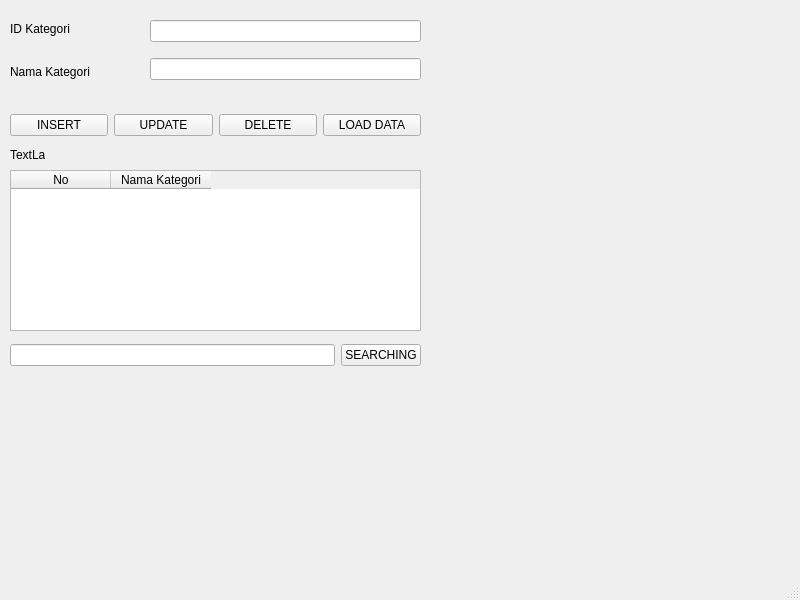
<?xml version="1.0" encoding="UTF-8"?>
<ui version="4.0">
 <class>MainWindow</class>
 <widget class="QMainWindow" name="MainWindow">
  <property name="geometry">
   <rect>
    <x>0</x>
    <y>0</y>
    <width>800</width>
    <height>600</height>
   </rect>
  </property>
  <property name="windowTitle">
   <string>MainWindow</string>
  </property>
  <widget class="QWidget" name="centralwidget">
   <widget class="QLabel" name="label_4">
    <property name="geometry">
     <rect>
      <x>10</x>
      <y>150</y>
      <width>35</width>
      <height>10</height>
     </rect>
    </property>
    <property name="text">
     <string>TextLabel</string>
    </property>
   </widget>
   <widget class="QWidget" name="horizontalLayoutWidget">
    <property name="geometry">
     <rect>
      <x>10</x>
      <y>110</y>
      <width>411</width>
      <height>31</height>
     </rect>
    </property>
    <layout class="QHBoxLayout" name="horizontalLayout">
     <item>
      <widget class="QPushButton" name="pushButton_4">
       <property name="text">
        <string>INSERT</string>
       </property>
      </widget>
     </item>
     <item>
      <widget class="QPushButton" name="pushButton_3">
       <property name="text">
        <string>UPDATE</string>
       </property>
      </widget>
     </item>
     <item>
      <widget class="QPushButton" name="pushButton">
       <property name="text">
        <string>DELETE</string>
       </property>
      </widget>
     </item>
     <item>
      <widget class="QPushButton" name="pushButton_5">
       <property name="text">
        <string>LOAD DATA</string>
       </property>
      </widget>
     </item>
    </layout>
   </widget>
   <widget class="QWidget" name="verticalLayoutWidget_2">
    <property name="geometry">
     <rect>
      <x>150</x>
      <y>10</y>
      <width>271</width>
      <height>80</height>
     </rect>
    </property>
    <layout class="QVBoxLayout" name="verticalLayout_2">
     <item>
      <widget class="QLineEdit" name="lineEdit"/>
     </item>
     <item>
      <widget class="QLineEdit" name="lineEdit_2"/>
     </item>
    </layout>
   </widget>
   <widget class="QWidget" name="verticalLayoutWidget_3">
    <property name="geometry">
     <rect>
      <x>10</x>
      <y>170</y>
      <width>411</width>
      <height>161</height>
     </rect>
    </property>
    <layout class="QVBoxLayout" name="verticalLayout_3">
     <item>
      <widget class="QTableWidget" name="tableWidget">
       <column>
        <property name="text">
         <string>No</string>
        </property>
       </column>
       <column>
        <property name="text">
         <string>Nama Kategori</string>
        </property>
       </column>
      </widget>
     </item>
    </layout>
   </widget>
   <widget class="QWidget" name="verticalLayoutWidget">
    <property name="geometry">
     <rect>
      <x>10</x>
      <y>10</y>
      <width>131</width>
      <height>80</height>
     </rect>
    </property>
    <layout class="QVBoxLayout" name="verticalLayout">
     <item>
      <widget class="QLabel" name="label">
       <property name="text">
        <string>ID Kategori</string>
       </property>
      </widget>
     </item>
     <item>
      <widget class="QLabel" name="label_2">
       <property name="text">
        <string>Nama Kategori</string>
       </property>
      </widget>
     </item>
    </layout>
   </widget>
   <widget class="QWidget" name="horizontalLayoutWidget_2">
    <property name="geometry">
     <rect>
      <x>10</x>
      <y>340</y>
      <width>411</width>
      <height>31</height>
     </rect>
    </property>
    <layout class="QHBoxLayout" name="horizontalLayout_2">
     <item>
      <widget class="QLineEdit" name="lineEdit_3"/>
     </item>
     <item>
      <widget class="QPushButton" name="pushButton_2">
       <property name="text">
        <string>SEARCHING</string>
       </property>
      </widget>
     </item>
    </layout>
   </widget>
  </widget>
  <widget class="QMenuBar" name="menubar">
   <property name="geometry">
    <rect>
     <x>0</x>
     <y>0</y>
     <width>800</width>
     <height>18</height>
    </rect>
   </property>
  </widget>
  <widget class="QStatusBar" name="statusbar"/>
 </widget>
 <resources/>
 <connections/>
</ui>
